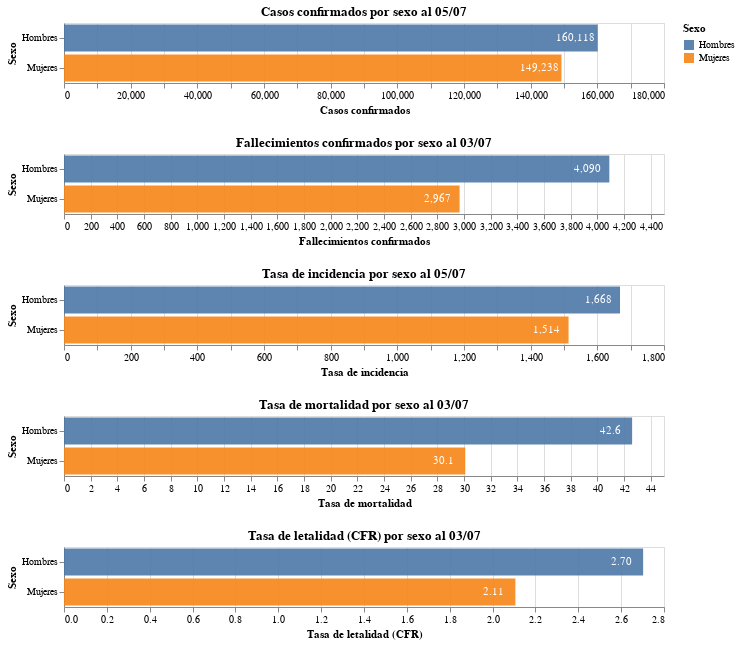

Source (notebook cell):
### Code cell
#hide_input
alt.vconcat(my_plot(df_casos, last_date), my_plot(df_muertes, deaths_last_date), my_plot(df_ti, last_date), my_plot(df_tm, deaths_last_date, 1), my_plot(df_cfr, deaths_last_date, 2))#.save(f'CC.png', scale_factor=8.0)

### Figure 1 — Vega-Lite specification as saved in the notebook (floating-point values rounded to 4 significant figures)
{"config": {"view": {"continuousWidth": 400, "continuousHeight": 300}}, "vconcat": [{"layer": [{"mark": {"type": "bar", "opacity": 0.9}, "encoding": {"color": {"type": "nominal", "field": "Sexo"}, "tooltip": [{"type": "nominal", "field": "Sexo"}, {"type": "quantitative", "field": "Casos confirmados"}], "x": {"type": "quantitative", "field": "Casos confirmados"}, "y": {"type": "nominal", "field": "Sexo"}}}, {"mark": {"type": "text", "color": "white", "dx": -22, "dy": 0}, "encoding": {"text": {"type": "quantitative", "field": "Casos confirmados", "format": ",.0f"}, "x": {"type": "quantitative", "field": "Casos confirmados", "stack": "zero"}, "y": {"type": "nominal", "field": "Sexo"}}}], "data": {"name": "data-ec69a8fd73d559d737313debc60ff067"}, "height": {"step": 30}, "title": "Casos confirmados por sexo al 05/07", "width": 600}, {"layer": [{"mark": {"type": "bar", "opacity": 0.9}, "encoding": {"color": {"type": "nominal", "field": "Sexo"}, "tooltip": [{"type": "nominal", "field": "Sexo"}, {"type": "quantitative", "field": "Fallecimientos confirmados"}], "x": {"type": "quantitative", "field": "Fallecimientos confirmados"}, "y": {"type": "nominal", "field": "Sexo"}}}, {"mark": {"type": "text", "color": "white", "dx": -22, "dy": 0}, "encoding": {"text": {"type": "quantitative", "field": "Fallecimientos confirmados", "format": ",.0f"}, "x": {"type": "quantitative", "field": "Fallecimientos confirmados", "stack": "zero"}, "y": {"type": "nominal", "field": "Sexo"}}}], "data": {"name": "data-b200e8ddfb07951ff44809cb2c7343ec"}, "height": {"step": 30}, "title": "Fallecimientos confirmados por sexo al 03/07", "width": 600}, {"layer": [{"mark": {"type": "bar", "opacity": 0.9}, "encoding": {"color": {"type": "nominal", "field": "Sexo"}, "tooltip": [{"type": "nominal", "field": "Sexo"}, {"type": "quantitative", "field": "Tasa de incidencia"}], "x": {"type": "quantitative", "field": "Tasa de incidencia"}, "y": {"type": "nominal", "field": "Sexo"}}}, {"mark": {"type": "text", "color": "white", "dx": -22, "dy": 0}, "encoding": {"text": {"type": "quantitative", "field": "Tasa de incidencia", "format": ",.0f"}, "x": {"type": "quantitative", "field": "Tasa de incidencia", "stack": "zero"}, "y": {"type": "nominal", "field": "Sexo"}}}], "data": {"name": "data-b9207b5169dafdf7ff9932946f775de7"}, "height": {"step": 30}, "title": "Tasa de incidencia por sexo al 05/07", "width": 600}, {"layer": [{"mark": {"type": "bar", "opacity": 0.9}, "encoding": {"color": {"type": "nominal", "field": "Sexo"}, "tooltip": [{"type": "nominal", "field": "Sexo"}, {"type": "quantitative", "field": "Tasa de mortalidad"}], "x": {"type": "quantitative", "field": "Tasa de mortalidad"}, "y": {"type": "nominal", "field": "Sexo"}}}, {"mark": {"type": "text", "color": "white", "dx": -22, "dy": 0}, "encoding": {"text": {"type": "quantitative", "field": "Tasa de mortalidad", "format": ",.1f"}, "x": {"type": "quantitative", "field": "Tasa de mortalidad", "stack": "zero"}, "y": {"type": "nominal", "field": "Sexo"}}}], "data": {"name": "data-5eb6f04861a33ff14d1e13b2174a7b1d"}, "height": {"step": 30}, "title": "Tasa de mortalidad por sexo al 03/07", "width": 600}, {"layer": [{"mark": {"type": "bar", "opacity": 0.9}, "encoding": {"color": {"type": "nominal", "field": "Sexo"}, "tooltip": [{"type": "nominal", "field": "Sexo"}, {"type": "quantitative", "field": "Tasa de letalidad (CFR)"}], "x": {"type": "quantitative", "field": "Tasa de letalidad (CFR)"}, "y": {"type": "nominal", "field": "Sexo"}}}, {"mark": {"type": "text", "color": "white", "dx": -22, "dy": 0}, "encoding": {"text": {"type": "quantitative", "field": "Tasa de letalidad (CFR)", "format": ",.2f"}, "x": {"type": "quantitative", "field": "Tasa de letalidad (CFR)", "stack": "zero"}, "y": {"type": "nominal", "field": "Sexo"}}}], "data": {"name": "data-e6ee9696e05480f272c3f161b5fb531c"}, "height": {"step": 30}, "title": "Tasa de letalidad (CFR) por sexo al 03/07", "width": 600}], "$schema": "https://vega.github.io/schema/vega-lite/v4.8.1.json", "datasets": {"data-ec69a8fd73d559d737313debc60ff067": [{"Sexo": "Hombres", "Casos confirmados": 160118}, {"Sexo": "Mujeres", "Casos confirmados": 149238}], "data-b200e8ddfb07951ff44809cb2c7343ec": [{"Sexo": "Hombres", "Fallecimientos confirmados": 4090}, {"Sexo": "Mujeres", "Fallecimientos confirmados": 2967}], "data-b9207b5169dafdf7ff9932946f775de7": [{"Sexo": "Hombres", "Tasa de incidencia": 1668.0}, {"Sexo": "Mujeres", "Tasa de incidencia": 1514.0}], "data-5eb6f04861a33ff14d1e13b2174a7b1d": [{"Sexo": "Hombres", "Tasa de mortalidad": 42.61}, {"Sexo": "Mujeres", "Tasa de mortalidad": 30.09}], "data-e6ee9696e05480f272c3f161b5fb531c": [{"Sexo": "Hombres", "Tasa de letalidad (CFR)": 2.703}, {"Sexo": "Mujeres", "Tasa de letalidad (CFR)": 2.106}]}}
